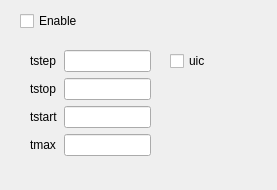
    <widget class="QWidget" name="TRAN">
     <attribute name="title">
      <string>TRAN</string>
     </attribute>
     <widget class="QCheckBox" name="TRAN_checkBox">
      <property name="geometry">
       <rect>
        <x>20</x>
        <y>10</y>
        <width>97</width>
        <height>22</height>
       </rect>
      </property>
      <property name="text">
       <string>Enable</string>
      </property>
     </widget>
     <widget class="QWidget" name="layoutWidget_3">
      <property name="geometry">
       <rect>
        <x>30</x>
        <y>50</y>
        <width>121</width>
        <height>131</height>
       </rect>
      </property>
      <layout class="QFormLayout" name="formLayout_5">
       <property name="fieldGrowthPolicy">
        <enum>QFormLayout::AllNonFixedFieldsGrow</enum>
       </property>
       <item row="0" column="0">
        <widget class="QLabel" name="label_21">
         <property name="text">
          <string>tstep</string>
         </property>
        </widget>
       </item>
       <item row="0" column="1">
        <widget class="QLineEdit" name="lineEditTRAN_step"/>
       </item>
       <item row="1" column="0">
        <widget class="QLabel" name="label_19">
         <property name="text">
          <string>tstop</string>
         </property>
        </widget>
       </item>
       <item row="1" column="1">
        <widget class="QLineEdit" name="lineEditTRAN_stop"/>
       </item>
       <item row="2" column="0">
        <widget class="QLabel" name="label_20">
         <property name="text">
          <string>tstart</string>
         </property>
        </widget>
       </item>
       <item row="2" column="1">
        <widget class="QLineEdit" name="lineEditTRAN_start"/>
       </item>
       <item row="3" column="0">
        <widget class="QLabel" name="label_22">
         <property name="text">
          <string>tmax</string>
         </property>
        </widget>
       </item>
       <item row="3" column="1">
        <widget class="QLineEdit" name="lineEditTRAN_tmax"/>
       </item>
      </layout>
     </widget>
     <widget class="QCheckBox" name="TRAN_uic_checkBox">
      <property name="geometry">
       <rect>
        <x>170</x>
        <y>50</y>
        <width>98</width>
        <height>22</height>
       </rect>
      </property>
      <property name="text">
       <string>uic</string>
      </property>
     </widget>
    </widget>
